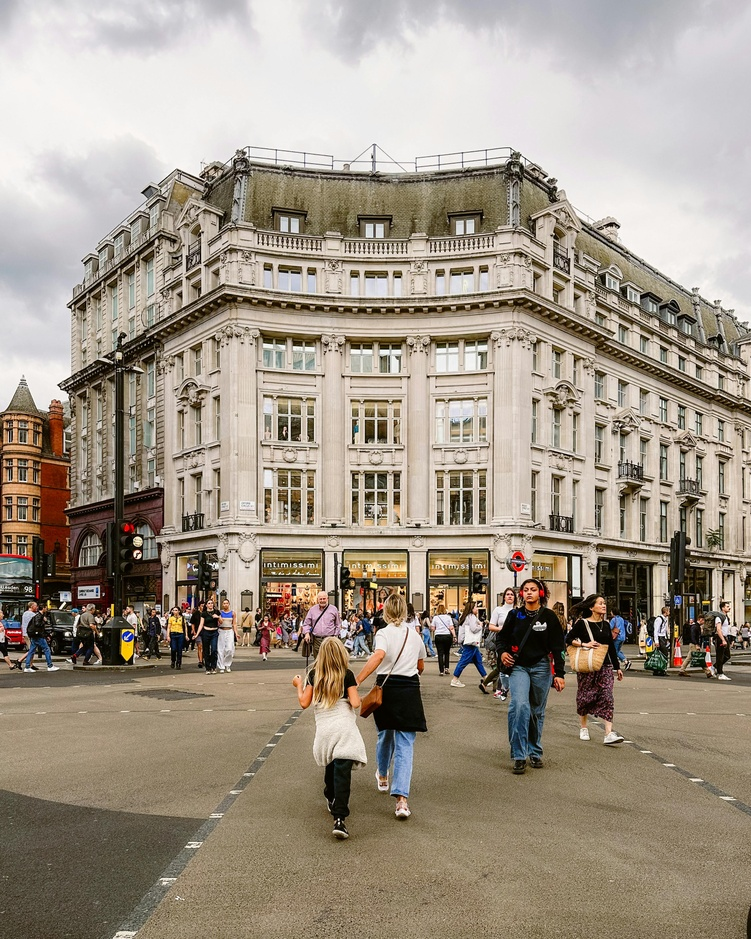
#> input picture deneme.jpg, 751 x 939 px, shrunk from 3024 x 3780 before the run
$ python -i 'görüntü_isleme.py'   (imports and definitions only)
#> lines starting #> are read from the running program, lines starting #| are printed output that depends on the picture
#> further down, picture is the input picture: PIL image 751x939 RGB; mean R, G, B 161.2, 150.2, 135.9
from PIL import Image, ImageFilter
import random
import time
import math
import os
import matplotlib.pyplot as plt
import numpy as np

# [292 lines left out: functions contrast_arttirma, resim_bolme, resim_ekleme, renk_uzay_donusumu, resim_kirpma, histogram_germe and 11 more, not called in this run]

def dilation(image):
    image = image.convert("L")
    result = Image.new("L", image.size)
    pixels = image.load()
    out = result.load()
    width, height = image.size

    for x in range(1, width - 1):
        for y in range(1, height - 1):
            max_val = 0
            for i in range(-1, 2):
                for j in range(-1, 2):
                    max_val = max(max_val, pixels[x + i, y + j])
            out[x, y] = max_val
    return result

def erosion(image):
    image = image.convert("L")
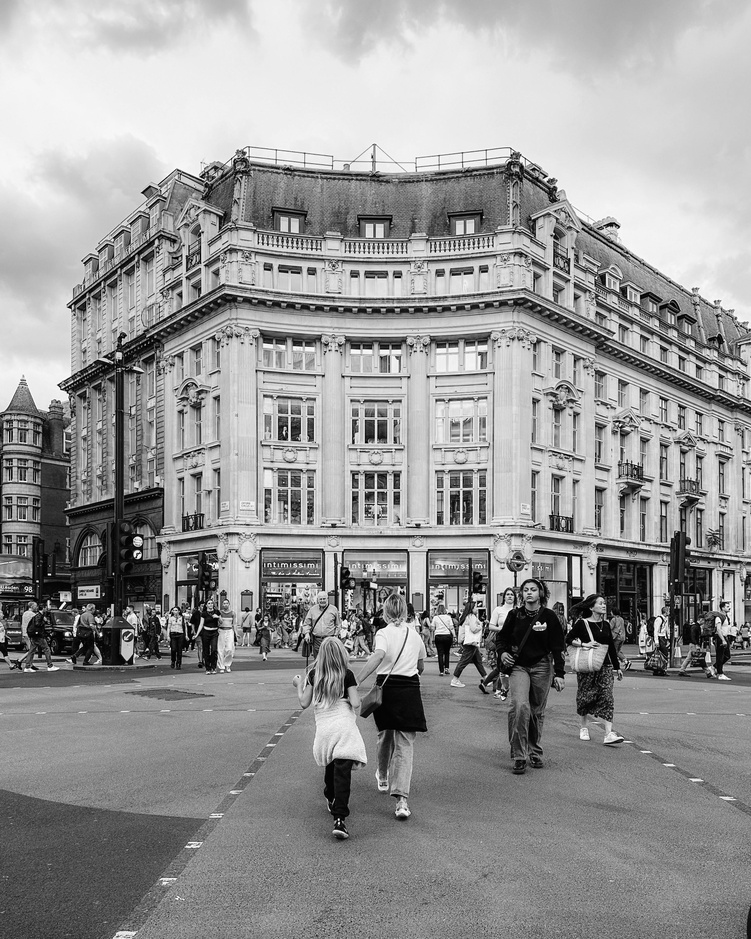
#> image: PIL image 751x939 L; min 0, max 255, mean 151.8
    result = Image.new("L", image.size)
#> result: PIL image 751x939 L; every value is 0
    pixels = image.load()
    out = result.load()
    width, height = image.size
#> width = 751; height = 939

    for x in range(1, width - 1):
        for y in range(1, height - 1):
            min_val = 255
            for i in range(-1, 2):
                for j in range(-1, 2):
                    min_val = min(min_val, pixels[x + i, y + j])
            out[x, y] = min_val
    return result

def opening(image):
    return dilation(erosion(image))
#> in dilation, `image = image.convert("L")`:
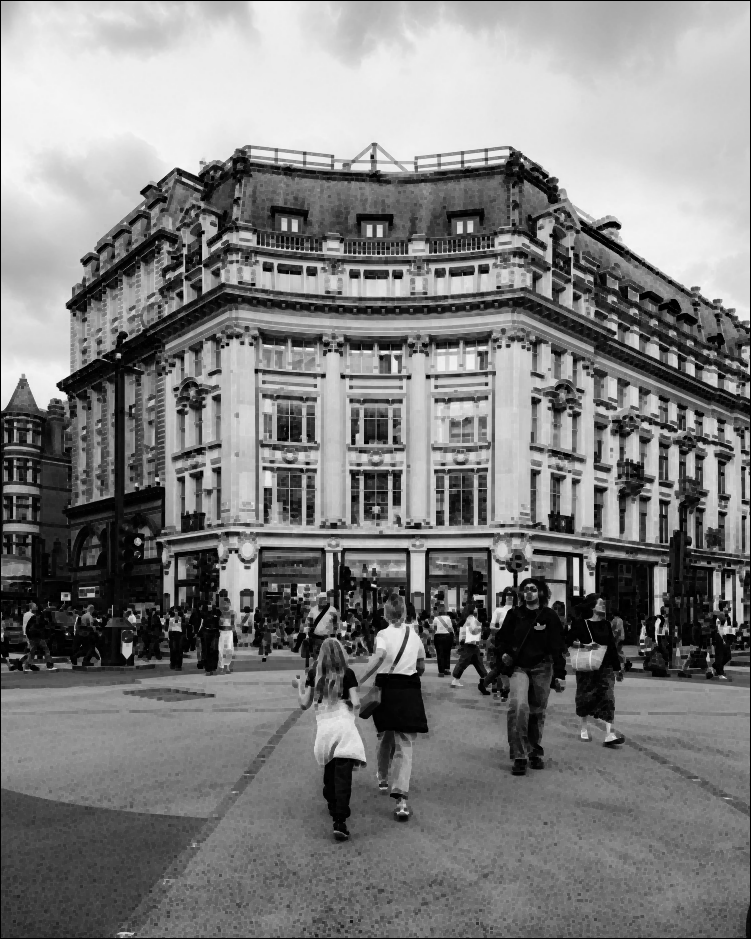
#> image: PIL image 751x939 L; min 0, max 246, mean 127.4
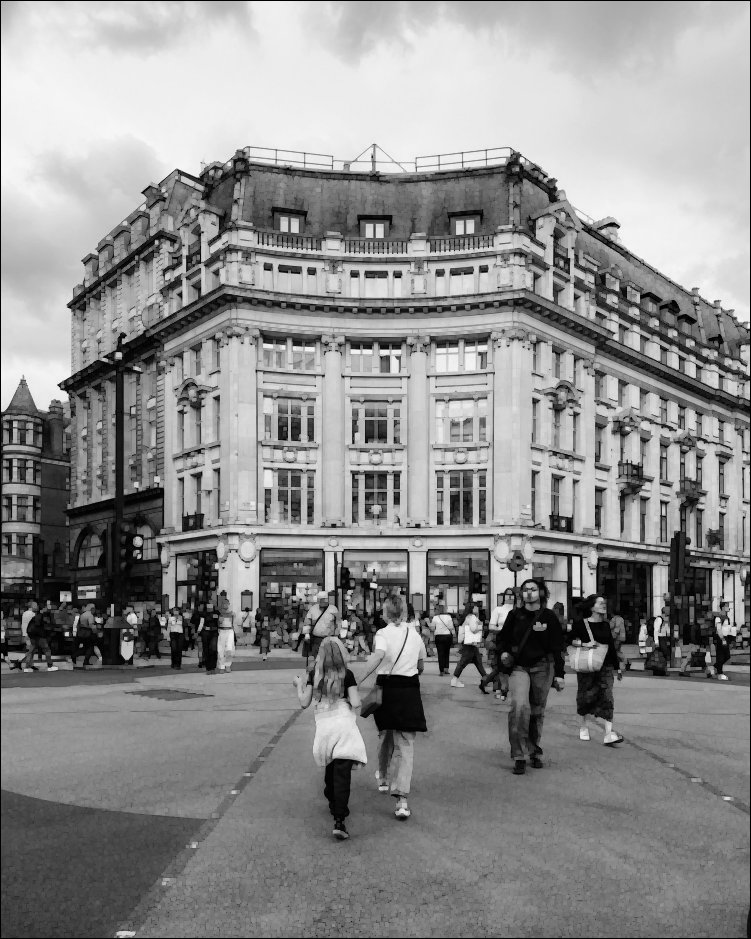
#> returned value: PIL image 751x939 L; min 0, max 246, mean 141.8

def closing(image):
    return erosion(dilation(image))

# [176 lines left out: functions konvolusyon_islemi, kenar_bulma_prewit, esikleme_islemleri, histogram_germe, not called in this run]


# [1 line not run here, left out]
# [1 line that did not run here, left out]

>>> from PIL import Image
>>> picture = Image.open('deneme.jpg')
>>> result = opening(picture)
